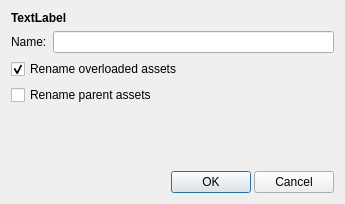
<?xml version="1.0" encoding="UTF-8"?>
<ui version="4.0">
 <class>AssetManagerRenameDialog</class>
 <widget class="QDialog" name="AssetManagerRenameDialog">
  <property name="windowModality">
   <enum>Qt::ApplicationModal</enum>
  </property>
  <property name="geometry">
   <rect>
    <x>0</x>
    <y>0</y>
    <width>345</width>
    <height>204</height>
   </rect>
  </property>
  <property name="windowTitle">
   <string>ValkyieEditor - Rename</string>
  </property>
  <property name="modal">
   <bool>true</bool>
  </property>
  <layout class="QGridLayout" name="gridLayout">
   <item row="1" column="0">
    <widget class="QLabel" name="label">
     <property name="sizePolicy">
      <sizepolicy hsizetype="Maximum" vsizetype="Preferred">
       <horstretch>0</horstretch>
       <verstretch>0</verstretch>
      </sizepolicy>
     </property>
     <property name="text">
      <string>Name:</string>
     </property>
    </widget>
   </item>
   <item row="1" column="1" colspan="2">
    <widget class="QLineEdit" name="leName"/>
   </item>
   <item row="2" column="0" colspan="3">
    <widget class="QCheckBox" name="cbRenameOverloaded">
     <property name="text">
      <string>Rename overloaded assets</string>
     </property>
     <property name="checked">
      <bool>true</bool>
     </property>
    </widget>
   </item>
   <item row="4" column="2">
    <spacer name="verticalSpacer">
     <property name="orientation">
      <enum>Qt::Vertical</enum>
     </property>
     <property name="sizeHint" stdset="0">
      <size>
       <width>20</width>
       <height>2</height>
      </size>
     </property>
    </spacer>
   </item>
   <item row="5" column="0" colspan="3">
    <layout class="QHBoxLayout" name="horizontalLayout">
     <property name="spacing">
      <number>3</number>
     </property>
     <item>
      <spacer name="horizontalSpacer">
       <property name="orientation">
        <enum>Qt::Horizontal</enum>
       </property>
       <property name="sizeHint" stdset="0">
        <size>
         <width>40</width>
         <height>20</height>
        </size>
       </property>
      </spacer>
     </item>
     <item>
      <widget class="QPushButton" name="pbOK">
       <property name="text">
        <string>OK</string>
       </property>
      </widget>
     </item>
     <item>
      <widget class="QPushButton" name="pbCancel">
       <property name="text">
        <string>Cancel</string>
       </property>
      </widget>
     </item>
    </layout>
   </item>
   <item row="3" column="0" colspan="3">
    <widget class="QCheckBox" name="cbRenameSuper">
     <property name="text">
      <string>Rename parent assets</string>
     </property>
    </widget>
   </item>
   <item row="0" column="0" colspan="3">
    <widget class="QLabel" name="message">
     <property name="font">
      <font>
       <weight>75</weight>
       <bold>true</bold>
      </font>
     </property>
     <property name="text">
      <string>TextLabel</string>
     </property>
    </widget>
   </item>
  </layout>
 </widget>
 <resources/>
 <connections/>
</ui>
